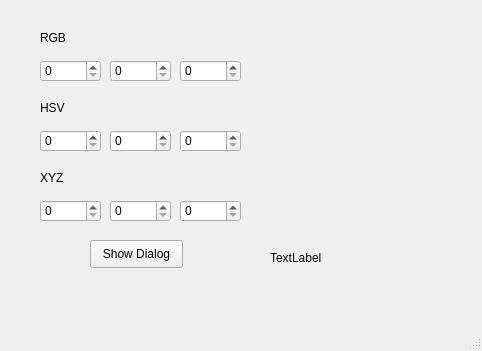
<?xml version="1.0" encoding="UTF-8"?>
<ui version="4.0">
 <class>MainWindow</class>
 <widget class="QMainWindow" name="MainWindow">
  <property name="geometry">
   <rect>
    <x>0</x>
    <y>0</y>
    <width>482</width>
    <height>351</height>
   </rect>
  </property>
  <property name="windowTitle">
   <string>MainWindow</string>
  </property>
  <widget class="QWidget" name="centralwidget">
   <widget class="QSpinBox" name="red">
    <property name="geometry">
     <rect>
      <x>40</x>
      <y>60</y>
      <width>61</width>
      <height>22</height>
     </rect>
    </property>
   </widget>
   <widget class="QSpinBox" name="green">
    <property name="geometry">
     <rect>
      <x>110</x>
      <y>60</y>
      <width>61</width>
      <height>22</height>
     </rect>
    </property>
   </widget>
   <widget class="QSpinBox" name="blue">
    <property name="geometry">
     <rect>
      <x>180</x>
      <y>60</y>
      <width>61</width>
      <height>22</height>
     </rect>
    </property>
   </widget>
   <widget class="QSpinBox" name="value">
    <property name="geometry">
     <rect>
      <x>180</x>
      <y>130</y>
      <width>61</width>
      <height>22</height>
     </rect>
    </property>
   </widget>
   <widget class="QSpinBox" name="saturation">
    <property name="geometry">
     <rect>
      <x>110</x>
      <y>130</y>
      <width>61</width>
      <height>22</height>
     </rect>
    </property>
   </widget>
   <widget class="QSpinBox" name="hue">
    <property name="geometry">
     <rect>
      <x>40</x>
      <y>130</y>
      <width>61</width>
      <height>22</height>
     </rect>
    </property>
   </widget>
   <widget class="QSpinBox" name="z">
    <property name="geometry">
     <rect>
      <x>180</x>
      <y>200</y>
      <width>61</width>
      <height>22</height>
     </rect>
    </property>
   </widget>
   <widget class="QSpinBox" name="y">
    <property name="geometry">
     <rect>
      <x>110</x>
      <y>200</y>
      <width>61</width>
      <height>22</height>
     </rect>
    </property>
   </widget>
   <widget class="QSpinBox" name="x">
    <property name="geometry">
     <rect>
      <x>40</x>
      <y>200</y>
      <width>61</width>
      <height>22</height>
     </rect>
    </property>
   </widget>
   <widget class="QLabel" name="RGB">
    <property name="geometry">
     <rect>
      <x>40</x>
      <y>30</y>
      <width>55</width>
      <height>16</height>
     </rect>
    </property>
    <property name="text">
     <string>RGB</string>
    </property>
   </widget>
   <widget class="QLabel" name="label">
    <property name="geometry">
     <rect>
      <x>40</x>
      <y>100</y>
      <width>55</width>
      <height>16</height>
     </rect>
    </property>
    <property name="text">
     <string>HSV</string>
    </property>
   </widget>
   <widget class="QLabel" name="label_2">
    <property name="geometry">
     <rect>
      <x>40</x>
      <y>170</y>
      <width>55</width>
      <height>16</height>
     </rect>
    </property>
    <property name="text">
     <string>XYZ</string>
    </property>
   </widget>
   <widget class="QPushButton" name="showDialog">
    <property name="geometry">
     <rect>
      <x>90</x>
      <y>240</y>
      <width>93</width>
      <height>28</height>
     </rect>
    </property>
    <property name="text">
     <string>Show Dialog</string>
    </property>
   </widget>
   <widget class="QWidget" name="showColor" native="true">
    <property name="geometry">
     <rect>
      <x>270</x>
      <y>60</y>
      <width>171</width>
      <height>161</height>
     </rect>
    </property>
   </widget>
   <widget class="QLabel" name="errorLabel">
    <property name="geometry">
     <rect>
      <x>270</x>
      <y>250</y>
      <width>161</width>
      <height>16</height>
     </rect>
    </property>
    <property name="text">
     <string>TextLabel</string>
    </property>
   </widget>
  </widget>
  <widget class="QMenuBar" name="menubar">
   <property name="geometry">
    <rect>
     <x>0</x>
     <y>0</y>
     <width>482</width>
     <height>26</height>
    </rect>
   </property>
  </widget>
  <widget class="QStatusBar" name="statusbar"/>
 </widget>
 <resources/>
 <connections/>
</ui>
